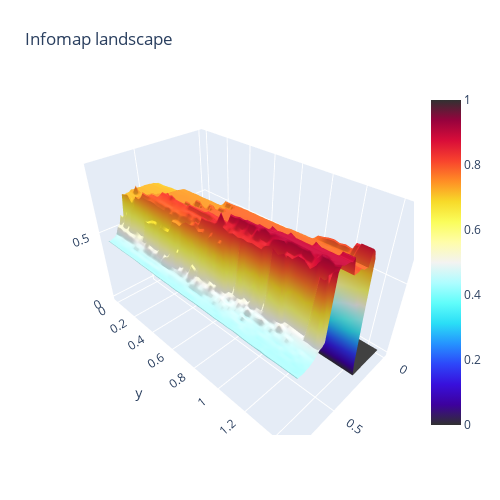

Source (notebook cell):
### Code cell
z_data_infomap = pd.read_csv('/Users/bengieru/MLN/Make_Figures/Infomap_landscape.txt', delimiter = ",")

z = z_data_infomap.values
sh_0, sh_1 = z.shape
x, y = np.linspace(0, 0.8, sh_0), np.linspace(0, 1.5, sh_1)
fig = go.Figure(data=[go.Surface(z=z, x=x, y=y)])
fig.update_layout(title='Infomap landscape', autosize=False,
                  width=500, height=500,
                  margin=dict(l=65, r=50, b=65, t=90))
fig.update_traces(colorscale='Edge', selector=dict(type='surface')) 
fig.update_traces(cmax=1, selector=dict(type='surface'))
fig.update_traces(cmin=0, selector=dict(type='surface'))

fig.show()

py.iplot(fig, filename='infomap')

### Figure 1 — Plotly figure (JSON) as saved in the notebook; plotly's stock layout.template omitted (floating-point values rounded to 4 significant figures; data arrays with more than 128 entries replaced by an {"elided": "..."} marker saying what was removed)
{"data": [{"cmax": 1, "cmin": 0, "colorscale": [[0, "#313131"], [0.0625, "#3d019d"], [0.125, "#3810dc"], [0.1875, "#2d47f9"], [0.25, "#2593ff"], [0.3125, "#2adef6"], [0.375, "#60fdfa"], [0.4375, "#aefdff"], [0.5, "#f3f3f1"], [0.5625, "#fffda9"], [0.625, "#fafd5b"], [0.6875, "#f7da29"], [0.75, "#ff8e25"], [0.8125, "#f8432d"], [0.875, "#d90d39"], [0.9375, "#97023d"], [1, "#313131"]], "type": "surface", "x": [0, 0.01633, 0.03265, 0.04898, 0.06531, 0.08163, 0.09796, 0.1143, 0.1306, 0.1469, 0.1633, 0.1796, 0.1959, 0.2122, 0.2286, 0.2449, 0.2612, 0.2776, 0.2939, 0.3102, 0.3265, 0.3429, 0.3592, 0.3755, 0.3918, 0.4082, 0.4245, 0.4408, 0.4571, 0.4735, 0.4898, 0.5061, 0.5224, 0.5388, 0.5551, 0.5714, 0.5878, 0.6041, 0.6204, 0.6367, 0.6531, 0.6694, 0.6857, 0.702, 0.7184, 0.7347, 0.751, 0.7673, 0.7837, 0.8], "y": [0, 0.03, 0.06, 0.09, 0.12, 0.15, 0.18, 0.21, 0.24, 0.27, 0.3, 0.33, 0.36, 0.39, 0.42, 0.45, 0.48, 0.51, 0.54, 0.57, 0.6, 0.63, 0.66, 0.69, 0.72, 0.75, 0.78, 0.81, 0.84, 0.87, 0.9, 0.93, 0.96, 0.99, 1.02, 1.05, 1.08, 1.11, 1.14, 1.17, 1.2, 1.23, 1.26, 1.29, 1.32, 1.35, 1.38, 1.41, 1.44, 1.47, 1.5], "z": {"elided": "50x51 float values"}}], "layout": {"autosize": false, "height": 500, "margin": {"b": 65, "l": 65, "r": 50, "t": 90}, "title": {"text": "Infomap landscape"}, "width": 500}}
